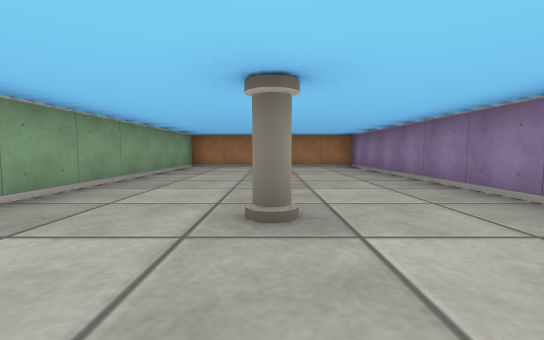
View 1 (above)

18 first-person views from a walk through a cub3D ray-caster map. The camera is about half as high as the walls, tilts 4° down and sees 90° across. The floor is counted in squares. Each view is taken from the middle of a square. On the plan, view 1 faces up. The plan holds only what a view shows up to about 9 squares ahead; the rest is blank.

View 2
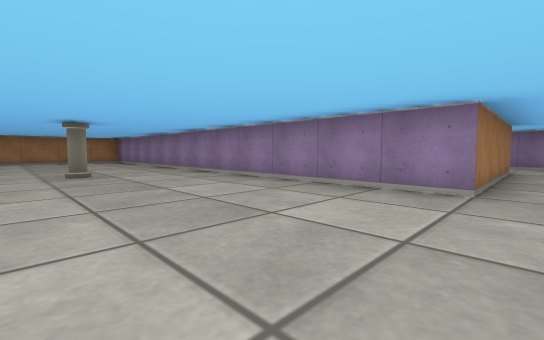

View 3
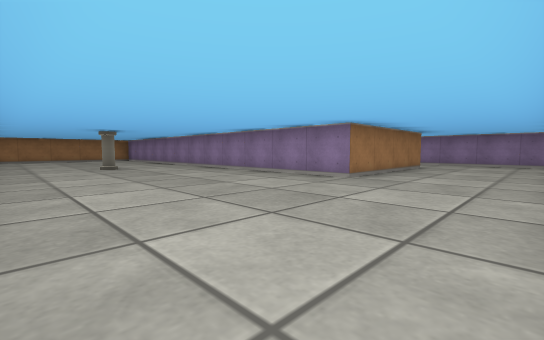

View 4
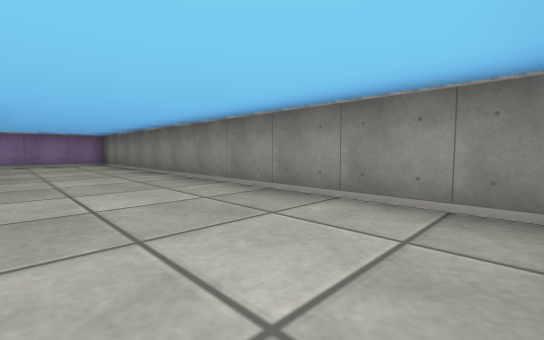

View 5
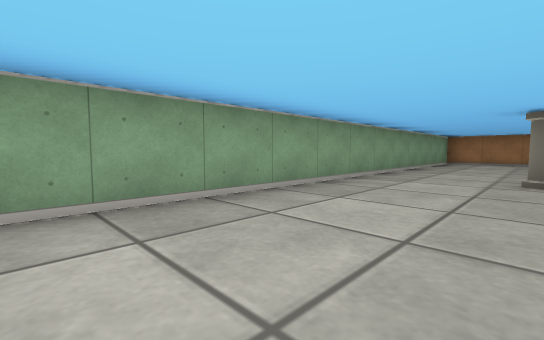

View 6
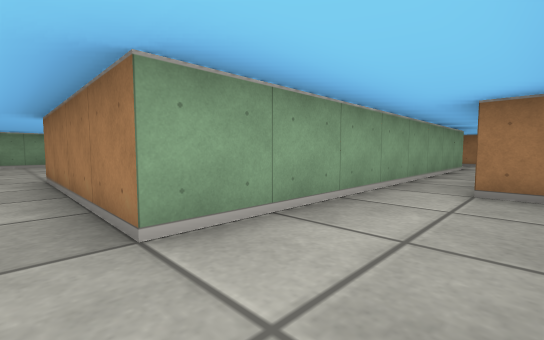

View 7
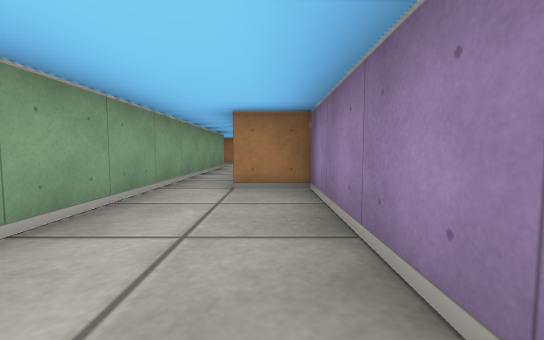

View 8
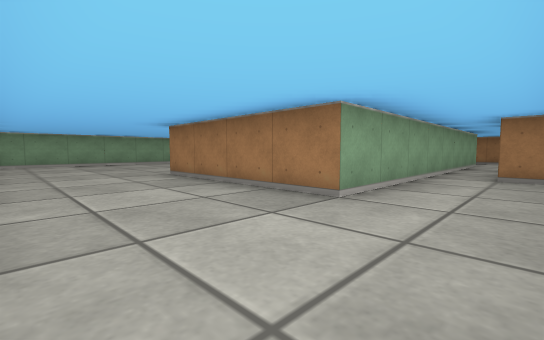

View 9
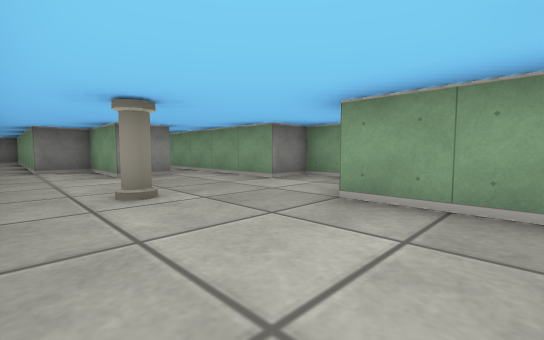

View 10
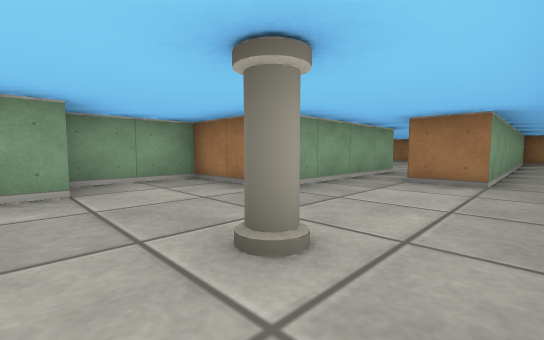

View 11
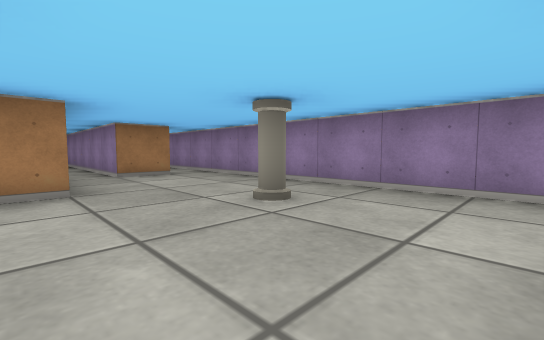

View 12
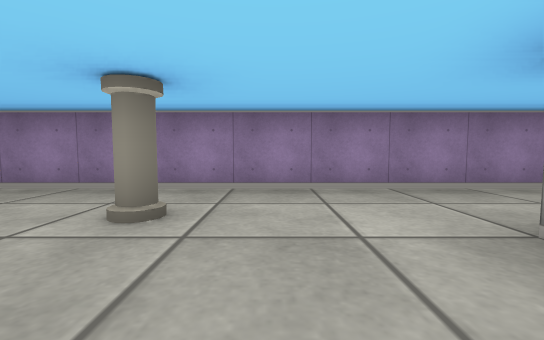

View 13
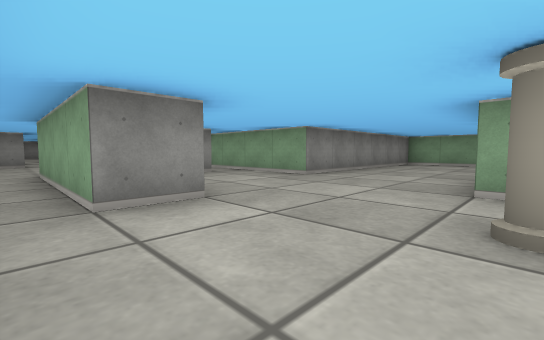

View 14
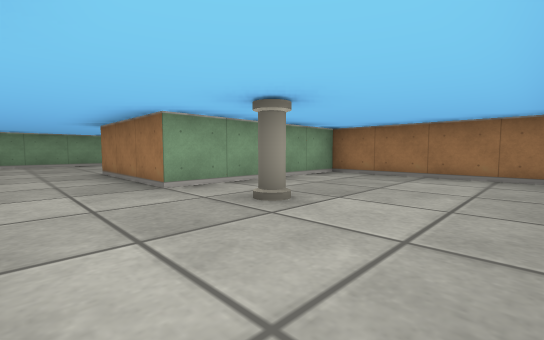

View 15
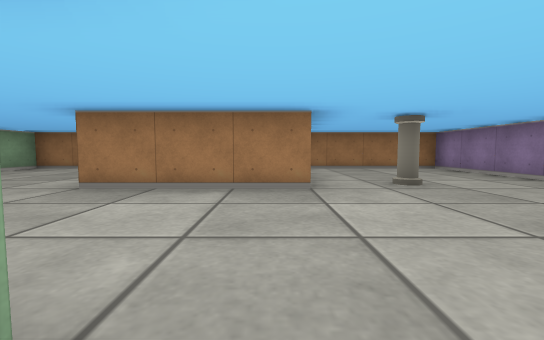

View 16
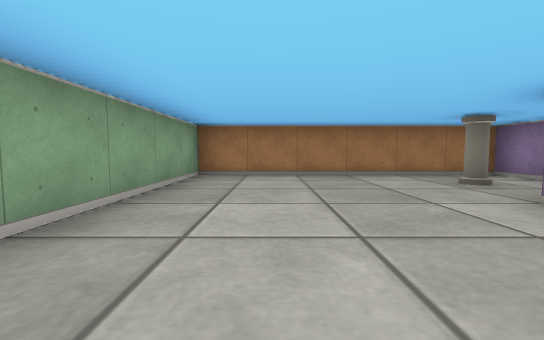

View 17
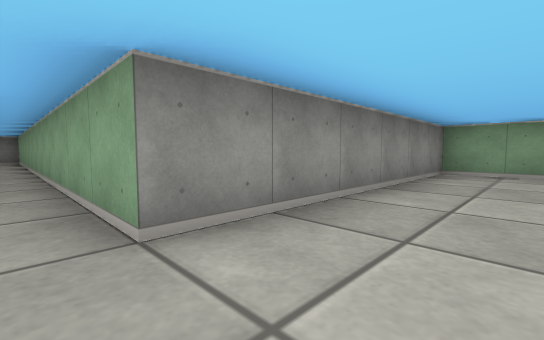

View 18
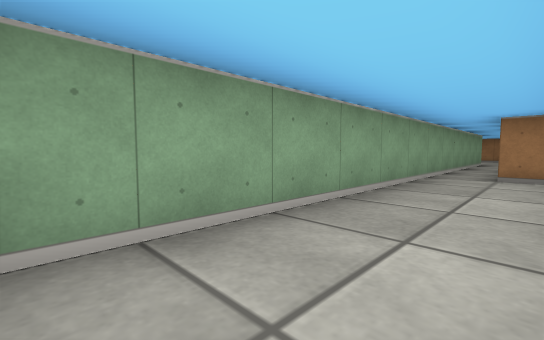

### Floor plan
Ten units are one square. View 1 is at (0, 0); x grows to the right and y downward. Boxes are objects, and circles mark ways between rooms. Rooms are numbered by the first view taken in them; rooms with no view inside come last. Other rooms are left out.
<svg viewBox="-30 -170 140 240">
<path fill="none" stroke="#000" d="M65 -25 65 35 25 35 25 -85 -25 -85 -25 60M-21 65 82 65M85 64 85 5 75 5M75 -85 75 -65 55 -65 55 -45 65 -45 65 -25M74 -25 85 -25 85 -5 95 -5M105 -4 105 -108M95 -162 95 -85 85 -85M35 -155 35 -165 -25 -165 -25 -95 35 -95 35 -75M64 -105 75 -105 75 -85M85 -85 85 -165 45 -165 45 -125 15 -125M51 -35 45 -35M35 -75 35 21"/>
<rect x="-5" y="-25" width="10" height="10" fill="#bbb"><title>pillar</title></rect>
<rect x="85" y="-55" width="10" height="10" fill="#bbb"><title>pillar</title></rect>
<rect x="15" y="-155" width="10" height="10" fill="#bbb"><title>pillar</title></rect>
<rect x="55" y="-135" width="10" height="10" fill="#bbb"><title>pillar</title></rect>
<circle cx="70" cy="-20" r="3" fill="#2a7"/>
<circle cx="80" cy="-95" r="3" fill="#2a7"/>
<circle cx="40" cy="-80" r="3" fill="#2a7"/>
<text x="20" y="0">1</text>
<text x="90" y="-70">2</text>
<text x="30" y="-120">3</text>
<text x="40" y="-20">4</text>
</svg>
Room 1 opens to room 2. Room 2 opens to room 3. Room 3 opens to room 4.

Where each view was taken, in squares from view 1:
view 1: 0 up, 0 right, facing up
view 2: 4 down, 1 left, facing up-right
view 3: 6 down, 2 left, facing up-right
view 4: 4 down, 2 left, facing down-right
view 5: 3 down, 0 right, facing up-left
view 6: 4 down, 8 right, facing up-left
view 7: 4 down, 8 right, facing up
view 8: 6 down, 8 right, facing up-left
view 9: 8 up, 10 right, facing down-left
view 10: 4 up, 10 right, facing up-left
view 11: 3 up, 7 right, facing up-right
view 12: 4 up, 7 right, facing right
view 13: 13 up, 8 right, facing down-left
view 14: 11 up, 8 right, facing up-left
view 15: 9 up, 4 right, facing up
view 16: 11 up, 1 left, facing up
view 17: 11 up, 4 right, facing down-left
view 18: 2 down, 5 right, facing up-left
